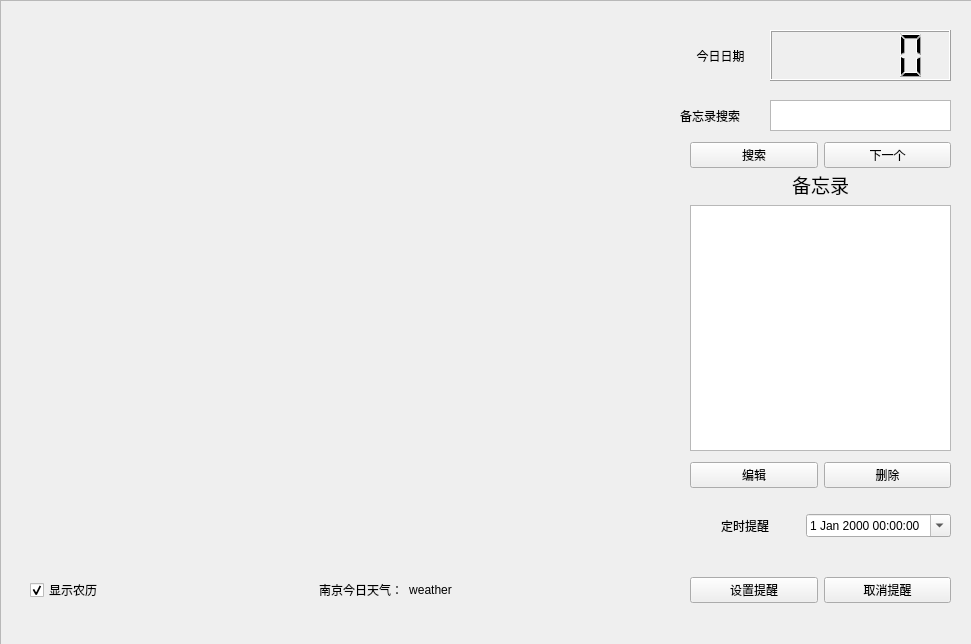
<?xml version="1.0" encoding="UTF-8"?>
<ui version="4.0">
 <class>Widget</class>
 <widget class="QWidget" name="Widget">
  <property name="geometry">
   <rect>
    <x>0</x>
    <y>0</y>
    <width>971</width>
    <height>644</height>
   </rect>
  </property>
  <property name="windowTitle">
   <string>多功能学生日历</string>
  </property>
  <property name="windowIcon">
   <iconset resource="Resource.qrc">
    <normaloff>:/icon/resource/calendaricon.png</normaloff>:/icon/resource/calendaricon.png</iconset>
  </property>
  <widget class="QFrame" name="frame">
   <property name="geometry">
    <rect>
     <x>0</x>
     <y>0</y>
     <width>991</width>
     <height>651</height>
    </rect>
   </property>
   <property name="styleSheet">
    <string notr="true">#frame{
border-image: url(:/background/resource/background.png);
}</string>
   </property>
   <property name="frameShape">
    <enum>QFrame::StyledPanel</enum>
   </property>
   <property name="frameShadow">
    <enum>QFrame::Raised</enum>
   </property>
   <widget class="QWidget" name="horizontalWidget" native="true">
    <property name="geometry">
     <rect>
      <x>30</x>
      <y>560</y>
      <width>631</width>
      <height>61</height>
     </rect>
    </property>
    <property name="styleSheet">
     <string notr="true">font: 16pt &quot;宋体&quot;;</string>
    </property>
    <layout class="QHBoxLayout" name="horizontalLayout">
     <item>
      <widget class="QCheckBox" name="ckShowLunar">
       <property name="text">
        <string>显示农历</string>
       </property>
       <property name="checked">
        <bool>true</bool>
       </property>
      </widget>
     </item>
     <item>
      <spacer name="horizontalSpacer_2">
       <property name="orientation">
        <enum>Qt::Horizontal</enum>
       </property>
       <property name="sizeHint" stdset="0">
        <size>
         <width>40</width>
         <height>20</height>
        </size>
       </property>
      </spacer>
     </item>
     <item alignment="Qt::AlignHCenter|Qt::AlignVCenter">
      <widget class="QLabel" name="todaysweather">
       <property name="text">
        <string>&lt;html&gt;&lt;head/&gt;&lt;body&gt;&lt;p align=&quot;center&quot;&gt;南京今日天气：&lt;/p&gt;&lt;/body&gt;&lt;/html&gt;</string>
       </property>
       <property name="alignment">
        <set>Qt::AlignCenter</set>
       </property>
      </widget>
     </item>
     <item alignment="Qt::AlignHCenter|Qt::AlignVCenter">
      <widget class="QLabel" name="weatherinformation">
       <property name="text">
        <string>weather</string>
       </property>
       <property name="alignment">
        <set>Qt::AlignCenter</set>
       </property>
      </widget>
     </item>
     <item>
      <spacer name="horizontalSpacer">
       <property name="orientation">
        <enum>Qt::Horizontal</enum>
       </property>
       <property name="sizeHint" stdset="0">
        <size>
         <width>30</width>
         <height>20</height>
        </size>
       </property>
      </spacer>
     </item>
    </layout>
   </widget>
   <widget class="LunarCalendarWidget" name="widget" native="true">
    <property name="geometry">
     <rect>
      <x>30</x>
      <y>30</y>
      <width>631</width>
      <height>511</height>
     </rect>
    </property>
   </widget>
   <widget class="QWidget" name="horizontalLayoutWidget_2">
    <property name="geometry">
     <rect>
      <x>690</x>
      <y>450</y>
      <width>261</width>
      <height>51</height>
     </rect>
    </property>
    <layout class="QHBoxLayout" name="horizontalLayout_2">
     <item>
      <widget class="QPushButton" name="editcase">
       <property name="text">
        <string>编辑</string>
       </property>
      </widget>
     </item>
     <item>
      <widget class="QPushButton" name="deletecase">
       <property name="text">
        <string>删除</string>
       </property>
      </widget>
     </item>
    </layout>
   </widget>
   <widget class="QWidget" name="verticalLayoutWidget_2">
    <property name="geometry">
     <rect>
      <x>690</x>
      <y>170</y>
      <width>261</width>
      <height>281</height>
     </rect>
    </property>
    <layout class="QVBoxLayout" name="verticalLayout_3">
     <item>
      <widget class="QLabel" name="caselabel">
       <property name="text">
        <string>&lt;html&gt;&lt;head/&gt;&lt;body&gt;&lt;p align=&quot;center&quot;&gt;&lt;span style=&quot; font-size:14pt;&quot;&gt;备忘录&lt;/span&gt;&lt;/p&gt;&lt;/body&gt;&lt;/html&gt;</string>
       </property>
      </widget>
     </item>
     <item>
      <widget class="QTextBrowser" name="caseinfo">
       <property name="openExternalLinks">
        <bool>true</bool>
       </property>
       <property name="openLinks">
        <bool>true</bool>
       </property>
      </widget>
     </item>
    </layout>
   </widget>
   <widget class="QTextEdit" name="searchinfo">
    <property name="geometry">
     <rect>
      <x>770</x>
      <y>100</y>
      <width>181</width>
      <height>31</height>
     </rect>
    </property>
   </widget>
   <widget class="QLabel" name="searchlabel">
    <property name="geometry">
     <rect>
      <x>680</x>
      <y>100</y>
      <width>91</width>
      <height>31</height>
     </rect>
    </property>
    <property name="styleSheet">
     <string notr="true">font: 11pt &quot;黑体&quot;;</string>
    </property>
    <property name="text">
     <string>备忘录搜索</string>
    </property>
   </widget>
   <widget class="QWidget" name="horizontalLayoutWidget_3">
    <property name="geometry">
     <rect>
      <x>690</x>
      <y>140</y>
      <width>261</width>
      <height>31</height>
     </rect>
    </property>
    <layout class="QHBoxLayout" name="horizontalLayout_3">
     <item>
      <widget class="QPushButton" name="search">
       <property name="text">
        <string>搜索</string>
       </property>
      </widget>
     </item>
     <item>
      <widget class="QPushButton" name="next">
       <property name="text">
        <string>下一个</string>
       </property>
      </widget>
     </item>
    </layout>
   </widget>
   <widget class="QWidget" name="horizontalLayoutWidget_4">
    <property name="geometry">
     <rect>
      <x>690</x>
      <y>560</y>
      <width>261</width>
      <height>61</height>
     </rect>
    </property>
    <layout class="QHBoxLayout" name="horizontalLayout_4">
     <item>
      <widget class="QPushButton" name="pushButton">
       <property name="text">
        <string>设置提醒</string>
       </property>
      </widget>
     </item>
     <item>
      <widget class="QPushButton" name="pushButton_2">
       <property name="text">
        <string>取消提醒</string>
       </property>
      </widget>
     </item>
    </layout>
   </widget>
   <widget class="QWidget" name="horizontalLayoutWidget_5">
    <property name="geometry">
     <rect>
      <x>690</x>
      <y>510</y>
      <width>261</width>
      <height>31</height>
     </rect>
    </property>
    <layout class="QHBoxLayout" name="horizontalLayout_5">
     <item>
      <widget class="QLabel" name="timelabel">
       <property name="styleSheet">
        <string notr="true">font: 12pt &quot;黑体&quot;;</string>
       </property>
       <property name="text">
        <string>定时提醒</string>
       </property>
       <property name="alignment">
        <set>Qt::AlignCenter</set>
       </property>
      </widget>
     </item>
     <item>
      <widget class="QDateTimeEdit" name="timeselect">
       <property name="calendarPopup">
        <bool>true</bool>
       </property>
      </widget>
     </item>
    </layout>
   </widget>
   <widget class="QLCDNumber" name="currenttime">
    <property name="geometry">
     <rect>
      <x>770</x>
      <y>30</y>
      <width>181</width>
      <height>51</height>
     </rect>
    </property>
   </widget>
   <widget class="QLabel" name="today">
    <property name="enabled">
     <bool>true</bool>
    </property>
    <property name="geometry">
     <rect>
      <x>670</x>
      <y>30</y>
      <width>101</width>
      <height>51</height>
     </rect>
    </property>
    <property name="styleSheet">
     <string notr="true">font: 700 12pt &quot;Microsoft YaHei UI&quot;;</string>
    </property>
    <property name="text">
     <string>今日日期</string>
    </property>
    <property name="textFormat">
     <enum>Qt::AutoText</enum>
    </property>
    <property name="alignment">
     <set>Qt::AlignCenter</set>
    </property>
    <property name="wordWrap">
     <bool>false</bool>
    </property>
    <property name="indent">
     <number>-1</number>
    </property>
   </widget>
  </widget>
 </widget>
 <customwidgets>
  <customwidget>
   <class>LunarCalendarWidget</class>
   <extends>QWidget</extends>
   <header location="global">lunarcalendarwidget.h</header>
   <container>1</container>
  </customwidget>
 </customwidgets>
 <resources>
  <include location="Resource.qrc"/>
 </resources>
 <connections/>
</ui>
